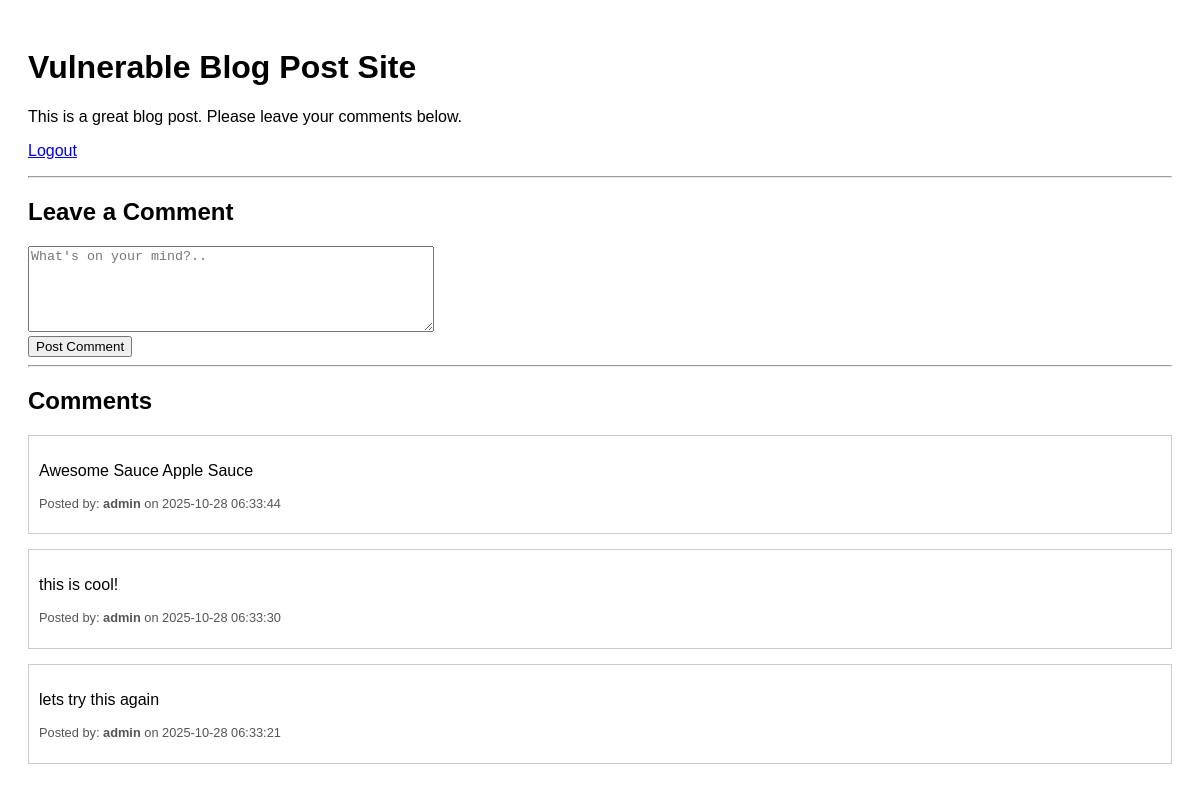
The page /post (signed in) on the database as committed earlier.
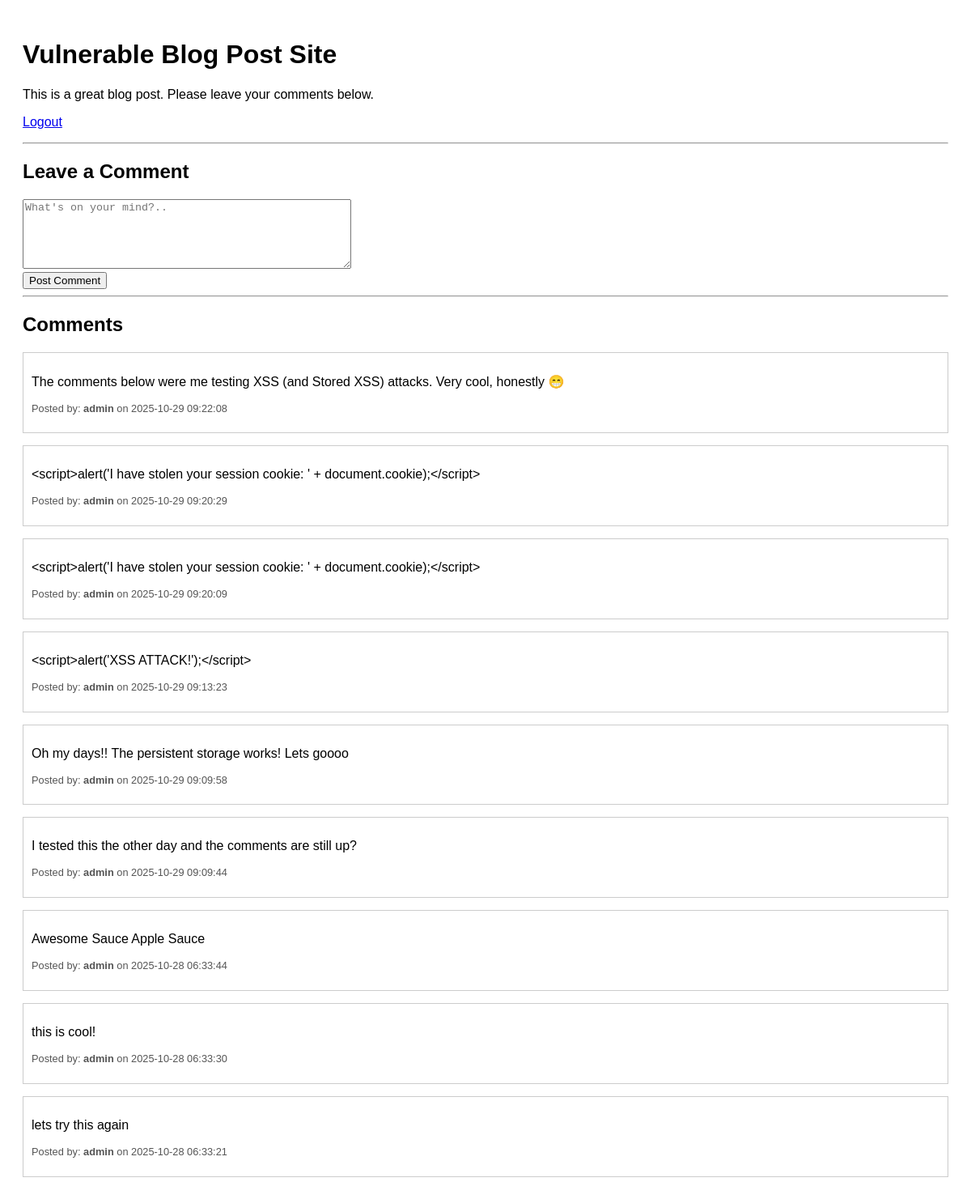
The same page on the database as committed later.
### tables this page shows
CREATE TABLE comments (
    id INTEGER PRIMARY KEY AUTOINCREMENT,
    username TEXT NOT NULL,
    content TEXT NOT NULL,
    created TIMESTAMP NOT NULL DEFAULT CURRENT_TIMESTAMP,
    FOREIGN KEY (username) REFERENCES users (username)
);

### app.py (the view, shortened to what this page needs)
@app.route("/post", methods=["GET", "POST"])
def post():
    if "username" not in session:
        flash("You must be logged in to view this page.", "error")
        return redirect(url_for("index"))
    conn = get_db_connection()
    comments = conn.execute("SELECT * FROM comments ORDER BY created DESC").fetchall()
    conn.close()
    return render_template("post.html", comments=comments)

### db.py (called while the page is built)
def get_db_connection():
    conn = sqlite3.connect(DATABASE)
    conn.row_factory = sqlite3.Row  # Allows accessing columns by name
    return conn

### templates/post.html (shortened to what this page needs)
<!doctype html>
<html lang="en">
<head>
</head>
<body>
    <h1>Vulnerable Blog Post Site</h1>
    <p>This is a great blog post. Please leave your comments below.</p>
    <p><a href="{{ url_for('logout') }}">Logout</a></p>
    <hr>
    <h2>Leave a Comment</h2>
    <form method="post">
        <textarea name="comment" placeholder="What's on your mind?.."></textarea>
        <br>
        <input type="submit" value="Post Comment">
    </form>
    <hr>
    <h2>Comments</h2>
    {% for comment in comments %}
        <div class="comment-box">
            <p>{{ comment['content'] }}</p>
            <p class="comment-meta">Posted by: <strong>{{ comment['username'] }}</strong> on {{ comment['created'] }}</p>
        </div>
    {% else %}
        <p>No comments yet. Be the first!</p>
    {% endfor %}
</body>
</html>

### templates/post.html (style rules this page uses)
body { font-family: sans-serif; padding: 20px; }
.comment-box { border: 1px solid #ccc; padding: 10px; margin-top: 15px; }
.comment-meta { font-size: 0.8em; color: #555; }
textarea { width: 400px; height: 80px; }

Rows that differ between the two databases and show on the page:
added comments: content "The comments below were me testing XSS (and Stored XSS) attacks. Very cool, honestly 😁", username "admin", created "2025-10-29 09:22:08"
added comments: content "<script>alert('I have stolen your session cookie: ' + document.cookie);</script>", username "admin", created "2025-10-29 09:20:29"
added comments: content "<script>alert('I have stolen your session cookie: ' + document.cookie);</script>", username "admin", created "2025-10-29 09:20:09"
added comments: content "<script>alert('XSS ATTACK!');</script>", username "admin", created "2025-10-29 09:13:23"
added comments: content "Oh my days!! The persistent storage works! Lets goooo", username "admin", created "2025-10-29 09:09:58"
added comments: content "I tested this the other day and the comments are still up?", username "admin", created "2025-10-29 09:09:44"
